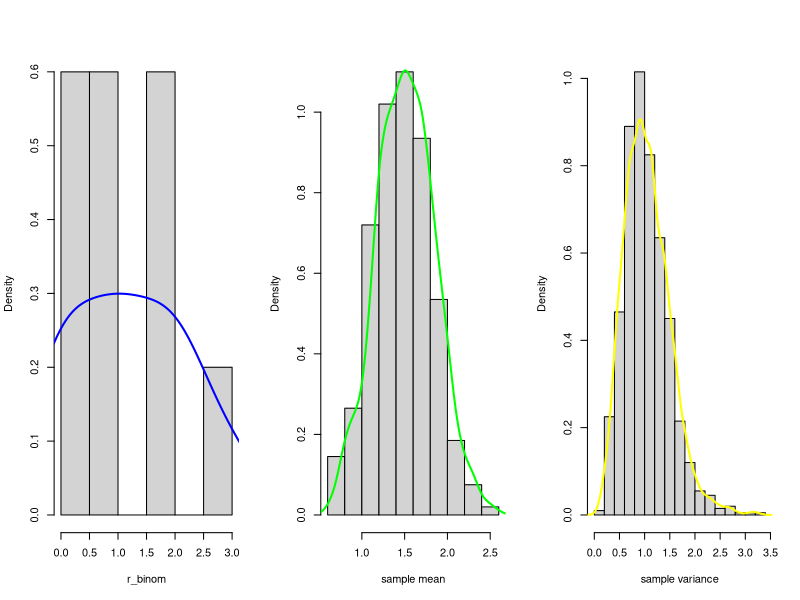

Source code (R):
#sampling distribution of mean when sample is
#drawing from exponential distribution
par(mfrow=c(1,3))
set.seed(21)
sample_means=rep(NA, 1000)
for (i in 1:1000) {
  sample_means[i]=mean(rbinom(10,5,0.3))
}
r_binom<-rbinom(10,5,0.3)
hist(r_binom, main = "", xlab = "r_binom", prob=T)
lines(density(r_binom), col="blue", lwd=2)

hist(sample_means, main = "", xlab = "sample mean", prob=T)
lines(density(sample_means), col="green", lwd=2)

#sampling distribution of variance when sample is
#drawing from exponential distribution
sample_vars=rep(NA, 1000)
for (i in 1:1000) {
  sample_vars[i]=var(rbinom(10,5,0.3))
}
hist(sample_vars,main = "", xlab = "sample variance", probability = T)
lines(density(sample_vars), col="yellow", lwd=2)
